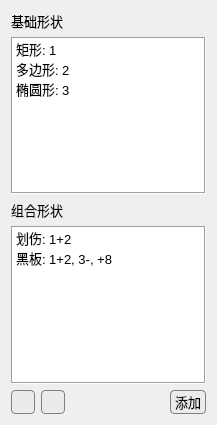
<?xml version="1.0" encoding="UTF-8"?>
<ui version="4.0">
 <class>Form</class>
 <widget class="QWidget" name="Form">
  <property name="geometry">
   <rect>
    <x>0</x>
    <y>0</y>
    <width>217</width>
    <height>425</height>
   </rect>
  </property>
  <property name="windowTitle">
   <string>高级形状</string>
  </property>
  <layout class="QVBoxLayout" name="verticalLayout">
   <item alignment="Qt::AlignLeft">
    <widget class="QLabel" name="label">
     <property name="font">
      <font>
       <pointsize>10</pointsize>
      </font>
     </property>
     <property name="text">
      <string>基础形状</string>
     </property>
    </widget>
   </item>
   <item>
    <widget class="QListWidget" name="listWidget">
     <property name="font">
      <font>
       <pointsize>10</pointsize>
      </font>
     </property>
     <property name="frameShape">
      <enum>QFrame::Box</enum>
     </property>
     <property name="selectionMode">
      <enum>QAbstractItemView::MultiSelection</enum>
     </property>
     <item>
      <property name="text">
       <string>矩形: 1</string>
      </property>
     </item>
     <item>
      <property name="text">
       <string>多边形: 2</string>
      </property>
     </item>
     <item>
      <property name="text">
       <string>椭圆形: 3</string>
      </property>
     </item>
    </widget>
   </item>
   <item alignment="Qt::AlignLeft">
    <widget class="QLabel" name="label_2">
     <property name="font">
      <font>
       <pointsize>10</pointsize>
      </font>
     </property>
     <property name="text">
      <string>组合形状</string>
     </property>
    </widget>
   </item>
   <item>
    <widget class="QListWidget" name="listWidget_2">
     <property name="font">
      <font>
       <pointsize>10</pointsize>
      </font>
     </property>
     <property name="frameShape">
      <enum>QFrame::Box</enum>
     </property>
     <property name="selectionMode">
      <enum>QAbstractItemView::MultiSelection</enum>
     </property>
     <property name="selectionRectVisible">
      <bool>false</bool>
     </property>
     <item>
      <property name="text">
       <string>划伤: 1+2</string>
      </property>
     </item>
     <item>
      <property name="text">
       <string>黑板: 1+2, 3-, +8</string>
      </property>
     </item>
    </widget>
   </item>
   <item>
    <layout class="QHBoxLayout" name="horizontalLayout">
     <item>
      <widget class="QPushButton" name="pushButton_union">
       <property name="minimumSize">
        <size>
         <width>0</width>
         <height>24</height>
        </size>
       </property>
       <property name="maximumSize">
        <size>
         <width>24</width>
         <height>24</height>
        </size>
       </property>
       <property name="toolTip">
        <string>形状求并集</string>
       </property>
       <property name="styleSheet">
        <string notr="true">QPushButton
{background-color: rgb(235, 235, 235);
border: 1px solid gray;
border-radius: 4px;
padding-left:4px;
padding-right:4px;


}
 QPushButton:hover {
            background-color:  rgb(225, 225, 225);
}

 QPushButton:pressed {
            background-color:  rgb(215, 215, 215);
        }        

</string>
       </property>
       <property name="text">
        <string/>
       </property>
       <property name="icon">
        <iconset>
         <normaloff>images/operation/bing.png</normaloff>images/operation/bing.png</iconset>
       </property>
       <property name="iconSize">
        <size>
         <width>13</width>
         <height>15</height>
        </size>
       </property>
      </widget>
     </item>
     <item>
      <widget class="QPushButton" name="pushButton_diff">
       <property name="minimumSize">
        <size>
         <width>0</width>
         <height>24</height>
        </size>
       </property>
       <property name="maximumSize">
        <size>
         <width>24</width>
         <height>24</height>
        </size>
       </property>
       <property name="toolTip">
        <string>形状求差集</string>
       </property>
       <property name="styleSheet">
        <string notr="true">QPushButton
{background-color: rgb(235, 235, 235);
border: 1px solid gray;
border-radius: 4px;
padding-left:4px;
padding-right:4px;


}
 QPushButton:hover {
            background-color:  rgb(225, 225, 225);
}

 QPushButton:pressed {
            background-color:  rgb(215, 215, 215);
        }        

</string>
       </property>
       <property name="text">
        <string/>
       </property>
       <property name="icon">
        <iconset>
         <normaloff>images/operation/cha.png</normaloff>images/operation/cha.png</iconset>
       </property>
       <property name="iconSize">
        <size>
         <width>13</width>
         <height>15</height>
        </size>
       </property>
      </widget>
     </item>
     <item>
      <spacer name="horizontalSpacer">
       <property name="orientation">
        <enum>Qt::Horizontal</enum>
       </property>
       <property name="sizeHint" stdset="0">
        <size>
         <width>40</width>
         <height>20</height>
        </size>
       </property>
      </spacer>
     </item>
     <item>
      <widget class="QPushButton" name="pushButton_add">
       <property name="minimumSize">
        <size>
         <width>0</width>
         <height>24</height>
        </size>
       </property>
       <property name="font">
        <font>
         <pointsize>10</pointsize>
        </font>
       </property>
       <property name="styleSheet">
        <string notr="true">QPushButton
{background-color: rgb(235, 235, 235);
border: 1px solid gray;
border-radius: 4px;
padding-left:4px;
padding-right:4px;


}
 QPushButton:hover {
            background-color:  rgb(225, 225, 225);
}

 QPushButton:pressed {
            background-color:  rgb(215, 215, 215);
        }        
</string>
       </property>
       <property name="text">
        <string>添加</string>
       </property>
      </widget>
     </item>
    </layout>
   </item>
  </layout>
 </widget>
 <resources/>
 <connections/>
</ui>
